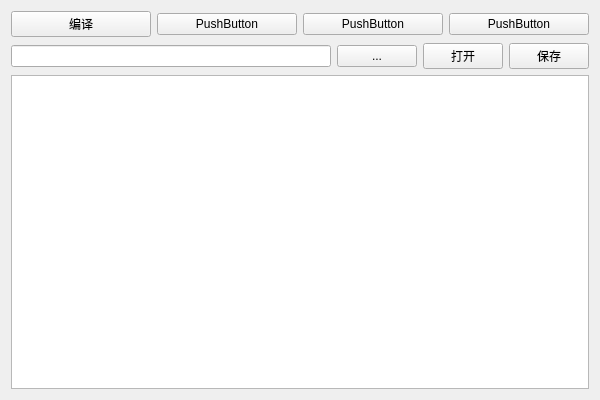
<?xml version="1.0" encoding="UTF-8"?>
<ui version="4.0">
 <class>TextEditWidget</class>
 <widget class="QWidget" name="TextEditWidget">
  <property name="geometry">
   <rect>
    <x>0</x>
    <y>0</y>
    <width>600</width>
    <height>400</height>
   </rect>
  </property>
  <property name="windowTitle">
   <string>Form</string>
  </property>
  <layout class="QVBoxLayout" name="verticalLayout">
   <item>
    <layout class="QHBoxLayout" name="horizontalLayout_2">
     <item>
      <widget class="QPushButton" name="pushButton_2">
       <property name="text">
        <string>编译</string>
       </property>
      </widget>
     </item>
     <item>
      <widget class="QPushButton" name="pushButton_3">
       <property name="text">
        <string>PushButton</string>
       </property>
      </widget>
     </item>
     <item>
      <widget class="QPushButton" name="pushButton_5">
       <property name="text">
        <string>PushButton</string>
       </property>
      </widget>
     </item>
     <item>
      <widget class="QPushButton" name="pushButton_4">
       <property name="text">
        <string>PushButton</string>
       </property>
      </widget>
     </item>
    </layout>
   </item>
   <item>
    <layout class="QHBoxLayout" name="horizontalLayout">
     <item>
      <widget class="QLineEdit" name="lineEdit">
       <property name="autoFillBackground">
        <bool>false</bool>
       </property>
       <property name="frame">
        <bool>true</bool>
       </property>
       <property name="readOnly">
        <bool>true</bool>
       </property>
      </widget>
     </item>
     <item>
      <widget class="QPushButton" name="pushButton">
       <property name="sizePolicy">
        <sizepolicy hsizetype="Fixed" vsizetype="Fixed">
         <horstretch>0</horstretch>
         <verstretch>0</verstretch>
        </sizepolicy>
       </property>
       <property name="text">
        <string>...</string>
       </property>
      </widget>
     </item>
     <item>
      <widget class="QPushButton" name="pushButton_6">
       <property name="sizePolicy">
        <sizepolicy hsizetype="Fixed" vsizetype="Fixed">
         <horstretch>0</horstretch>
         <verstretch>0</verstretch>
        </sizepolicy>
       </property>
       <property name="text">
        <string>打开</string>
       </property>
      </widget>
     </item>
     <item>
      <widget class="QPushButton" name="pushButton_7">
       <property name="sizePolicy">
        <sizepolicy hsizetype="Fixed" vsizetype="Fixed">
         <horstretch>0</horstretch>
         <verstretch>0</verstretch>
        </sizepolicy>
       </property>
       <property name="text">
        <string>保存</string>
       </property>
      </widget>
     </item>
    </layout>
   </item>
   <item>
    <widget class="QTextEdit" name="textEdit"/>
   </item>
  </layout>
 </widget>
 <resources/>
 <connections/>
</ui>
